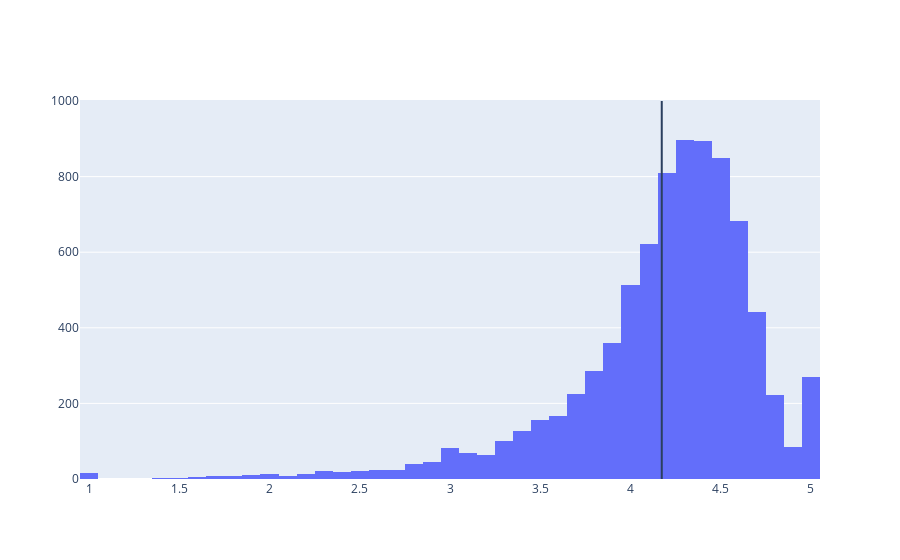

Here is the notebook cell this chart was saved with:
### Markdown cell above
<b>What is the distribution of the app ratings?</b>

### Code cell
avg_rating=apps['Rating'].mean()
rating_hist=[go.Histogram(x=apps['Rating'])]
layout={'shapes':[{'type':'line','x0':avg_rating,'y0':0,'x1':avg_rating,'y1':1000}]}
plotly.offline.iplot({'data': rating_hist,'layout':layout})

### Figure 1 — Plotly figure (JSON) as saved in the notebook; plotly's stock layout.template omitted (floating-point values rounded to 4 significant figures; data arrays with more than 128 entries replaced by an {"elided": "..."} marker saying what was removed)
{"data": [{"type": "histogram", "x": {"elided": "9659 float values"}}], "layout": {"shapes": [{"type": "line", "x0": 4.173, "x1": 4.173, "y0": 0, "y1": 1000}]}}
